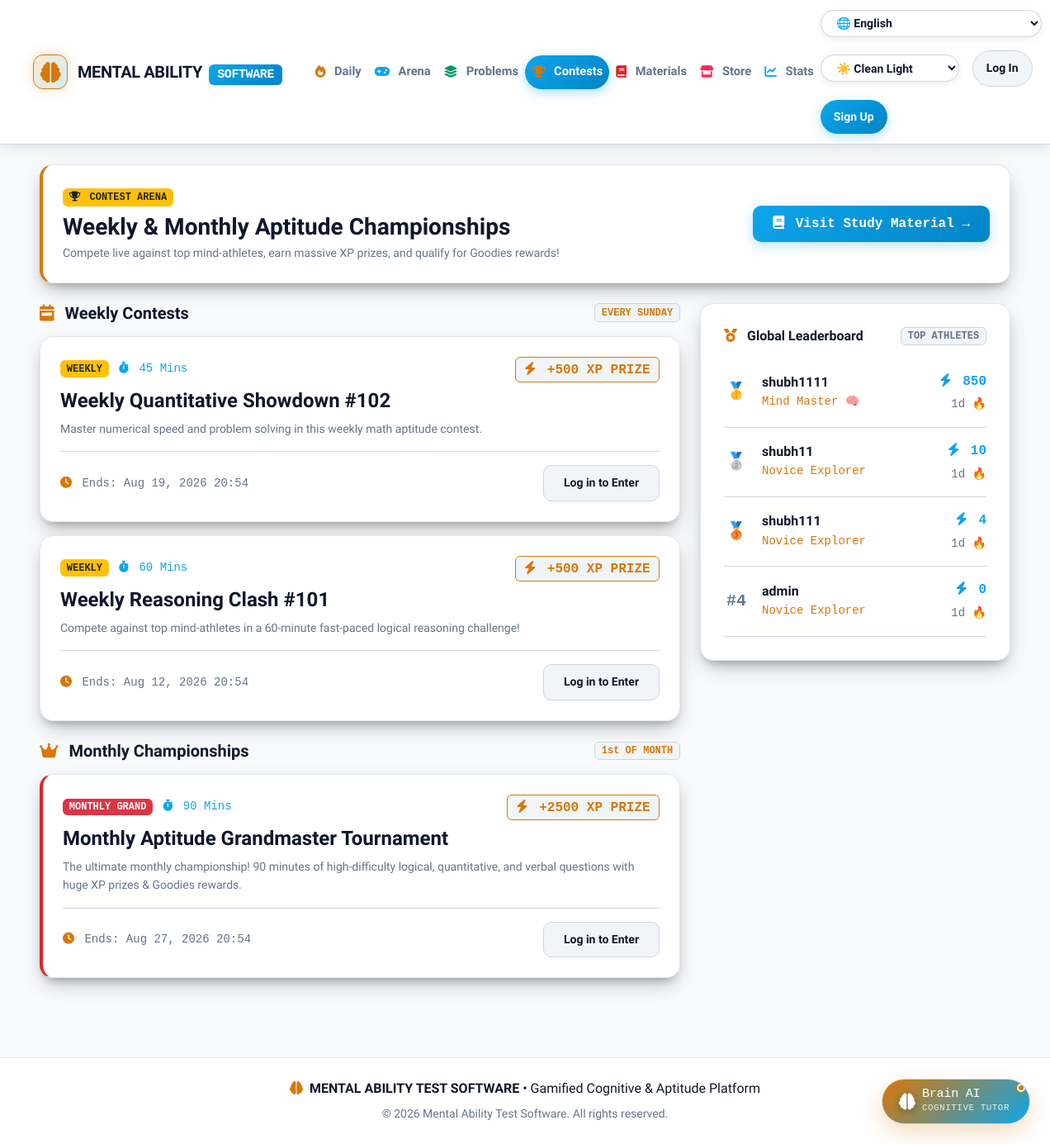
The page /contests/ on the database as committed earlier.
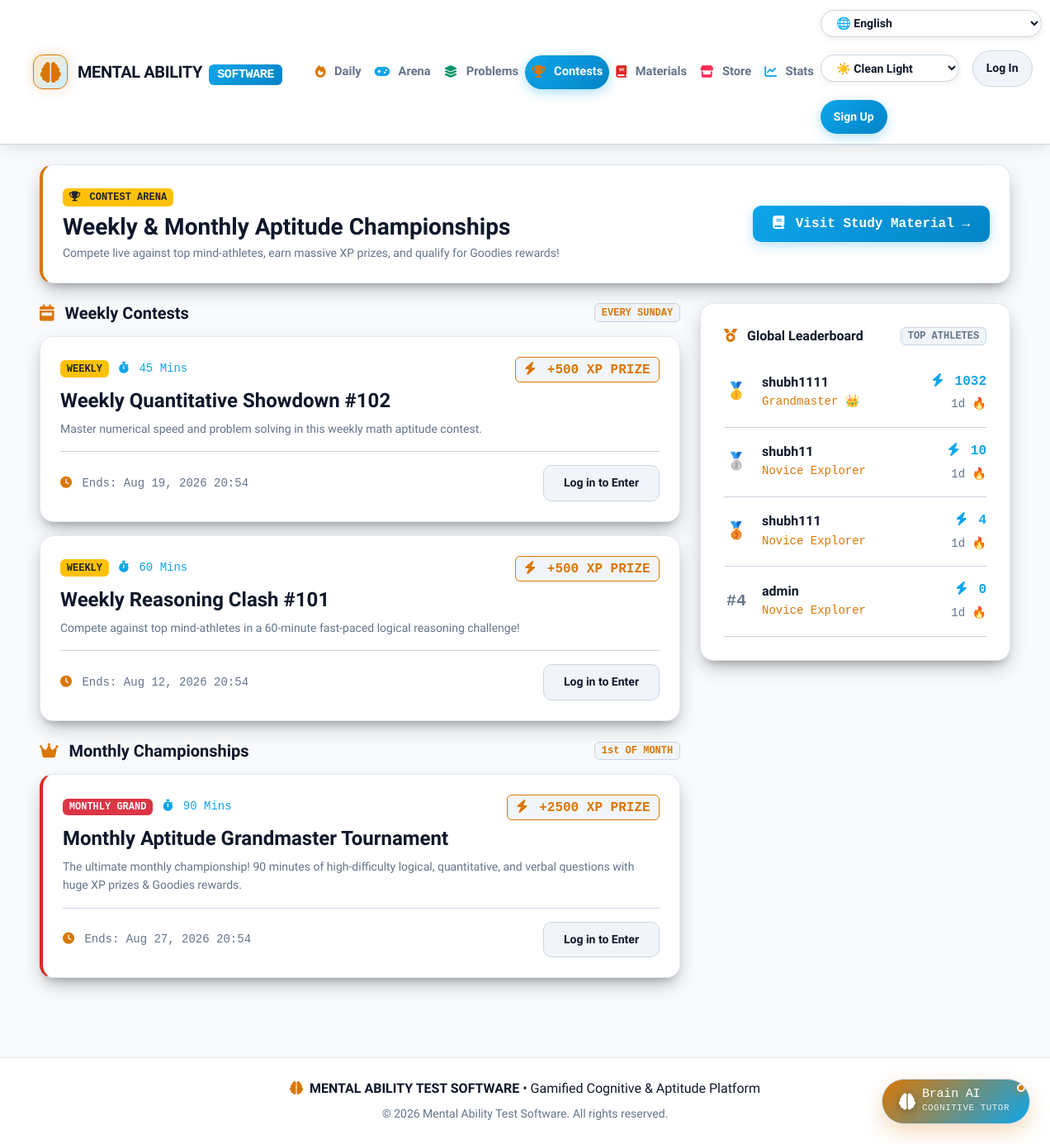
The same page on the database as committed later.
### quiz/models.py (models this page shows, shortened)
class UserProfile(models.Model):
    user = models.OneToOneField('auth.User', on_delete=models.CASCADE, related_name='profile')
    streak_count = models.IntegerField(default=0)
    last_active_date = models.DateField(null=True, blank=True)
    total_xp = models.IntegerField(default=0)
    solved_questions_count = models.IntegerField(default=0)
    @property
    def rank_title(self):
        if self.total_xp >= 1000:
            return "Grandmaster 👑"
        elif self.total_xp >= 500:
            return "Mind Master 🧠"
        elif self.total_xp >= 200:
            return "Aptitude Scholar 🎓"
        elif self.total_xp >= 50:
            return "Problem Solver ⚡"
        else:
            return "Novice Explorer"

### quiz/views.py (the view)
# urls.py: path('contests/', views.contests, name='contests'),
def contests(request):
    profile = get_or_create_user_profile(request.user) if request.user.is_authenticated else None
    weekly_contests = Contest.objects.filter(contest_type=Contest.WEEKLY)
    monthly_contests = Contest.objects.filter(contest_type=Contest.MONTHLY)
    leaderboard = UserProfile.objects.select_related('user').order_by('-total_xp', '-solved_questions_count')[:10]
    context = {
        'profile': profile,
        'weekly_contests': weekly_contests,
        'monthly_contests': monthly_contests,
        'leaderboard': leaderboard,
    }
    return render(request, 'quiz/contests.html', context)

### templates/quiz/contests.html (shortened to what the changed rows need)
{% extends 'base.html' %}
{% block content %}
<div class="row g-4 mb-4">
  <div class="col-lg-4">
    <div class="lc-card sticky-top" style="top: 100px;">
      <div class="list-group list-group-flush">
        {% for rank_user in leaderboard %}
          <div class="list-group-item d-flex justify-content-between align-items-center px-0 py-3 bg-transparent border-bottom" style="border-color: var(--lc-border-highlight) !important;">
            <div class="d-flex align-items-center gap-3">
              <div class="fw-bold font-monospace fs-5 text-center" style="width: 30px;">
                {% if forloop.counter == 1 %}🥇
                {% elif forloop.counter == 2 %}🥈
                {% elif forloop.counter == 3 %}🥉
                {% else %}<span style="color: var(--lc-text-muted);">#{{ forloop.counter }}</span>
                {% endif %}
              </div>
              <div>
                <h6 class="fw-bold mb-0" style="color: var(--lc-text);">{{ rank_user.user.username }}</h6>
                <small class="font-monospace" style="color: var(--lc-amber);">{{ rank_user.rank_title }}</small>
              </div>
            </div>
            <div class="text-end">
              <div class="fw-bold font-monospace" style="color: var(--lc-blue);"><i class="fas fa-bolt me-1"></i> {{ rank_user.total_xp }}</div>
              <small class="font-monospace" style="color: var(--lc-text-muted);">{{ rank_user.streak_count }}d 🔥</small>
            </div>
          </div>
        {% empty %}
          <p class="small text-center py-3 mb-0" style="color: var(--lc-text-muted);">No rankings recorded yet.</p>
        {% endfor %}
      </div>
    </div>
  </div>
</div>
{% endblock %}

Rows that differ between the two databases and show on the page:
changed UserProfile "shubh1111": rank_title "Mind Master 🧠" → "Grandmaster 👑"; total_xp "850" → "1032"
